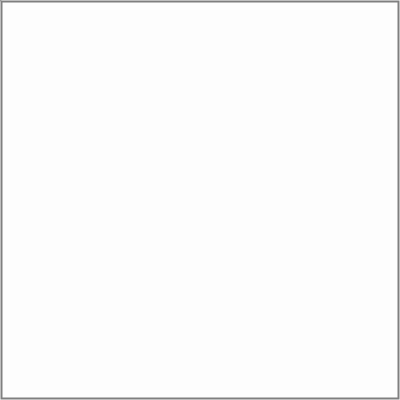
Frame 1 (no input)
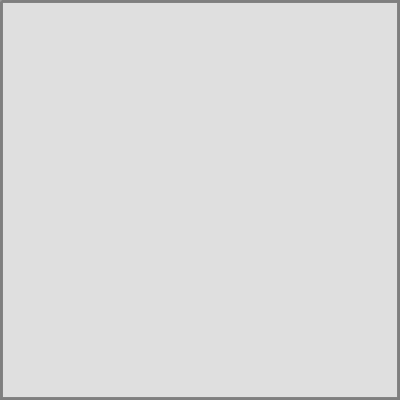
Frame 60 (the mouse pressed at the canvas centre just before this capture)
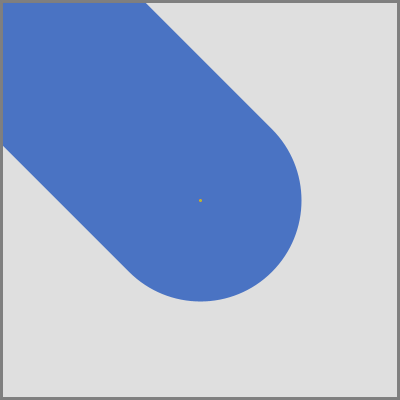
Frame 120 (the mouse held since frame 60 and released just before this capture)

The Processing sketch that drew these frames (run headless with seeded random() and noise(); from frame 60 on, the mouse is pressed at the canvas centre):

// Processing sketch: processing_4689
// ── processing_4689.pde

int H=0; //color Hue variable
int A=10; //color Alpha variable
int S=70; //color Saturation variable
int B=75; //color Brightness variable
int W=400; //window Size variable

/////////////////////////////////////////////////

void setup(){
  size(400,400);
  colorMode(HSB,100,100,100,100);     //makes the color range 1-100
  strokeCap(ROUND);                   //round the end of the lines
  background(100);
  frameRate(30);
  smooth();

}             /////////////////////////////////////////////////

void draw(){

  if(H>=99){  //this if statement makes the Hue cycle and loop from 0 to 100
    H=0;      
  }           
  else{       
    H=H+1;    
  }            /////////////////////////////////////////////////

  stroke(0,0,50,100);
  strokeWeight(2);  

  if(keyPressed) {    //this if statement clears the screen when "C" is pressed on the keyboard
    if (key == 'c' || key=='C') {
      fill(0,0,85,100);
      rect(1,1,width-3, height-3);
    }
  }            /////////////////////////////////////////////////

  if(mousePressed) {  //this if statement makes the color change from grey to colored when the mouse is clicked
    fill(0,0,85,0);
    rect(1,1,width-3, height-3);
    S=70;
    B=75;
    A=80+(abs(mouseY-pmouseY)/20);
  } 
  else {
    fill(0,0,85,5);
    rect(1,1,width-3, height-3);
    S=0;
    B=60;
    A=100;
  }            /////////////////////////////////////////////////

  strokeWeight(2+abs(pmouseX-mouseX)); //this makes the thickness of the line increase based on how fast the mouse moves
  stroke(H,S,B,A);
  line(pmouseX, pmouseY, mouseX, mouseY); //this draws lines between the mouse location and the previous mouse location
}
